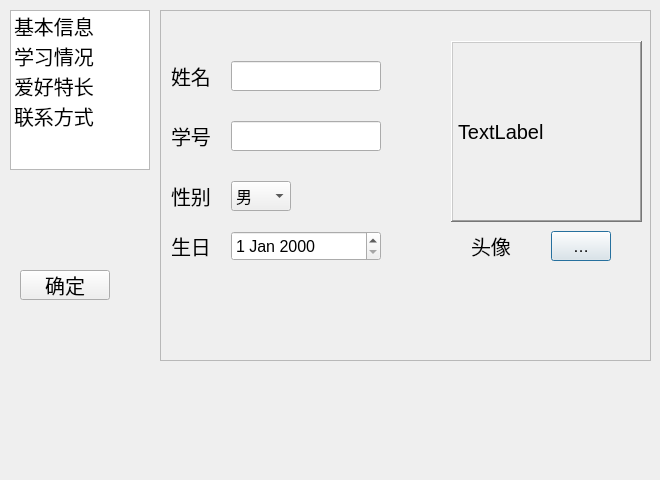
<?xml version="1.0" encoding="UTF-8"?>
<ui version="4.0">
 <class>My_Ui</class>
 <widget class="QDialog" name="My_Ui">
  <property name="geometry">
   <rect>
    <x>0</x>
    <y>0</y>
    <width>660</width>
    <height>480</height>
   </rect>
  </property>
  <property name="windowTitle">
   <string>My_Ui</string>
  </property>
  <widget class="QListWidget" name="listWidget">
   <property name="geometry">
    <rect>
     <x>10</x>
     <y>10</y>
     <width>140</width>
     <height>160</height>
    </rect>
   </property>
   <property name="font">
    <font>
     <family>Arial</family>
     <pointsize>15</pointsize>
    </font>
   </property>
   <item>
    <property name="text">
     <string>基本信息</string>
    </property>
   </item>
   <item>
    <property name="text">
     <string>学习情况</string>
    </property>
   </item>
   <item>
    <property name="text">
     <string>爱好特长</string>
    </property>
   </item>
   <item>
    <property name="text">
     <string>联系方式</string>
    </property>
   </item>
  </widget>
  <widget class="QStackedWidget" name="stackedWidget">
   <property name="geometry">
    <rect>
     <x>160</x>
     <y>10</y>
     <width>491</width>
     <height>351</height>
    </rect>
   </property>
   <property name="font">
    <font>
     <pointsize>15</pointsize>
    </font>
   </property>
   <property name="frameShape">
    <enum>QFrame::StyledPanel</enum>
   </property>
   <property name="frameShadow">
    <enum>QFrame::Sunken</enum>
   </property>
   <property name="lineWidth">
    <number>20</number>
   </property>
   <property name="midLineWidth">
    <number>27</number>
   </property>
   <property name="currentIndex">
    <number>0</number>
   </property>
   <widget class="QWidget" name="page">
    <widget class="QLabel" name="label_name">
     <property name="geometry">
      <rect>
       <x>10</x>
       <y>40</y>
       <width>60</width>
       <height>50</height>
      </rect>
     </property>
     <property name="font">
      <font>
       <pointsize>15</pointsize>
      </font>
     </property>
     <property name="text">
      <string>姓名</string>
     </property>
     <property name="buddy">
      <cstring>lineEdit_name</cstring>
     </property>
    </widget>
    <widget class="QLabel" name="label_number">
     <property name="geometry">
      <rect>
       <x>10</x>
       <y>100</y>
       <width>60</width>
       <height>50</height>
      </rect>
     </property>
     <property name="font">
      <font>
       <pointsize>15</pointsize>
      </font>
     </property>
     <property name="text">
      <string>学号</string>
     </property>
     <property name="buddy">
      <cstring>lineEdit_number</cstring>
     </property>
    </widget>
    <widget class="QLabel" name="label_gender">
     <property name="geometry">
      <rect>
       <x>10</x>
       <y>160</y>
       <width>60</width>
       <height>50</height>
      </rect>
     </property>
     <property name="font">
      <font>
       <pointsize>15</pointsize>
      </font>
     </property>
     <property name="text">
      <string>性别</string>
     </property>
     <property name="buddy">
      <cstring>comboBox_gender</cstring>
     </property>
    </widget>
    <widget class="QLabel" name="label_birthday">
     <property name="geometry">
      <rect>
       <x>10</x>
       <y>210</y>
       <width>60</width>
       <height>50</height>
      </rect>
     </property>
     <property name="font">
      <font>
       <pointsize>15</pointsize>
      </font>
     </property>
     <property name="text">
      <string>生日</string>
     </property>
    </widget>
    <widget class="QLabel" name="label_hp">
     <property name="geometry">
      <rect>
       <x>310</x>
       <y>210</y>
       <width>60</width>
       <height>50</height>
      </rect>
     </property>
     <property name="font">
      <font>
       <pointsize>15</pointsize>
      </font>
     </property>
     <property name="text">
      <string>头像</string>
     </property>
    </widget>
    <widget class="QLineEdit" name="lineEdit_name">
     <property name="geometry">
      <rect>
       <x>70</x>
       <y>50</y>
       <width>150</width>
       <height>30</height>
      </rect>
     </property>
     <property name="font">
      <font>
       <pointsize>12</pointsize>
      </font>
     </property>
    </widget>
    <widget class="QLineEdit" name="lineEdit_number">
     <property name="geometry">
      <rect>
       <x>70</x>
       <y>110</y>
       <width>150</width>
       <height>30</height>
      </rect>
     </property>
     <property name="font">
      <font>
       <pointsize>12</pointsize>
      </font>
     </property>
    </widget>
    <widget class="QComboBox" name="comboBox_gender">
     <property name="geometry">
      <rect>
       <x>70</x>
       <y>170</y>
       <width>60</width>
       <height>30</height>
      </rect>
     </property>
     <property name="font">
      <font>
       <pointsize>12</pointsize>
      </font>
     </property>
     <item>
      <property name="text">
       <string>男</string>
      </property>
     </item>
     <item>
      <property name="text">
       <string>女</string>
      </property>
     </item>
    </widget>
    <widget class="QDateEdit" name="dateEdit_birthday">
     <property name="geometry">
      <rect>
       <x>70</x>
       <y>220</y>
       <width>150</width>
       <height>30</height>
      </rect>
     </property>
     <property name="font">
      <font>
       <pointsize>12</pointsize>
      </font>
     </property>
    </widget>
    <widget class="QPushButton" name="pushButton_photo">
     <property name="geometry">
      <rect>
       <x>390</x>
       <y>220</y>
       <width>60</width>
       <height>30</height>
      </rect>
     </property>
     <property name="font">
      <font>
       <pointsize>12</pointsize>
      </font>
     </property>
     <property name="text">
      <string>…</string>
     </property>
    </widget>
    <widget class="QLabel" name="label_picture">
     <property name="geometry">
      <rect>
       <x>290</x>
       <y>30</y>
       <width>191</width>
       <height>181</height>
      </rect>
     </property>
     <property name="frameShape">
      <enum>QFrame::WinPanel</enum>
     </property>
     <property name="frameShadow">
      <enum>QFrame::Raised</enum>
     </property>
     <property name="lineWidth">
      <number>40</number>
     </property>
     <property name="midLineWidth">
      <number>40</number>
     </property>
     <property name="text">
      <string>TextLabel</string>
     </property>
    </widget>
   </widget>
   <widget class="QWidget" name="page_2">
    <widget class="QLabel" name="label">
     <property name="geometry">
      <rect>
       <x>30</x>
       <y>30</y>
       <width>110</width>
       <height>50</height>
      </rect>
     </property>
     <property name="text">
      <string>专业</string>
     </property>
     <property name="buddy">
      <cstring>lineEdit_major</cstring>
     </property>
    </widget>
    <widget class="QLabel" name="label_2">
     <property name="geometry">
      <rect>
       <x>10</x>
       <y>100</y>
       <width>110</width>
       <height>50</height>
      </rect>
     </property>
     <property name="text">
      <string>入学时间</string>
     </property>
     <property name="buddy">
      <cstring>lineEdit_time</cstring>
     </property>
    </widget>
    <widget class="QLabel" name="label_4">
     <property name="geometry">
      <rect>
       <x>40</x>
       <y>210</y>
       <width>110</width>
       <height>50</height>
      </rect>
     </property>
     <property name="text">
      <string>学制</string>
     </property>
    </widget>
    <widget class="QLabel" name="label_3">
     <property name="geometry">
      <rect>
       <x>40</x>
       <y>160</y>
       <width>110</width>
       <height>50</height>
      </rect>
     </property>
     <property name="text">
      <string>学历</string>
     </property>
     <property name="buddy">
      <cstring>radioButton_3</cstring>
     </property>
    </widget>
    <widget class="QLineEdit" name="lineEdit_major">
     <property name="geometry">
      <rect>
       <x>130</x>
       <y>40</y>
       <width>150</width>
       <height>30</height>
      </rect>
     </property>
     <property name="font">
      <font>
       <pointsize>12</pointsize>
      </font>
     </property>
    </widget>
    <widget class="QLineEdit" name="lineEdit_time">
     <property name="geometry">
      <rect>
       <x>130</x>
       <y>110</y>
       <width>150</width>
       <height>30</height>
      </rect>
     </property>
     <property name="font">
      <font>
       <pointsize>12</pointsize>
      </font>
     </property>
     <property name="inputMask">
      <string>9999年99月99日</string>
     </property>
    </widget>
    <widget class="QGroupBox" name="groupBox">
     <property name="geometry">
      <rect>
       <x>120</x>
       <y>150</y>
       <width>221</width>
       <height>61</height>
      </rect>
     </property>
     <property name="title">
      <string/>
     </property>
     <widget class="QRadioButton" name="radioButton_3">
      <property name="geometry">
       <rect>
        <x>20</x>
        <y>20</y>
        <width>150</width>
        <height>30</height>
       </rect>
      </property>
      <property name="text">
       <string>专科</string>
      </property>
     </widget>
     <widget class="QRadioButton" name="radioButton_4">
      <property name="geometry">
       <rect>
        <x>130</x>
        <y>20</y>
        <width>150</width>
        <height>30</height>
       </rect>
      </property>
      <property name="text">
       <string>本科</string>
      </property>
     </widget>
    </widget>
    <widget class="QSpinBox" name="spinBox_year">
     <property name="geometry">
      <rect>
       <x>130</x>
       <y>220</y>
       <width>50</width>
       <height>30</height>
      </rect>
     </property>
     <property name="wrapping">
      <bool>false</bool>
     </property>
     <property name="frame">
      <bool>true</bool>
     </property>
     <property name="buttonSymbols">
      <enum>QAbstractSpinBox::UpDownArrows</enum>
     </property>
     <property name="accelerated">
      <bool>false</bool>
     </property>
     <property name="correctionMode">
      <enum>QAbstractSpinBox::CorrectToPreviousValue</enum>
     </property>
     <property name="keyboardTracking">
      <bool>true</bool>
     </property>
     <property name="suffix">
      <string>年</string>
     </property>
     <property name="minimum">
      <number>2</number>
     </property>
     <property name="maximum">
      <number>5</number>
     </property>
     <property name="stepType">
      <enum>QAbstractSpinBox::DefaultStepType</enum>
     </property>
     <property name="value">
      <number>2</number>
     </property>
    </widget>
    <widget class="QSlider" name="Slider">
     <property name="geometry">
      <rect>
       <x>110</x>
       <y>260</y>
       <width>160</width>
       <height>22</height>
      </rect>
     </property>
     <property name="minimum">
      <number>2</number>
     </property>
     <property name="maximum">
      <number>5</number>
     </property>
     <property name="orientation">
      <enum>Qt::Horizontal</enum>
     </property>
    </widget>
   </widget>
   <widget class="QWidget" name="page_3">
    <widget class="QCheckBox" name="checkBox_all">
     <property name="geometry">
      <rect>
       <x>180</x>
       <y>260</y>
       <width>150</width>
       <height>30</height>
      </rect>
     </property>
     <property name="text">
      <string>全选</string>
     </property>
    </widget>
    <widget class="QGroupBox" name="groupBox_2">
     <property name="geometry">
      <rect>
       <x>40</x>
       <y>30</y>
       <width>401</width>
       <height>211</height>
      </rect>
     </property>
     <property name="title">
      <string/>
     </property>
     <property name="flat">
      <bool>false</bool>
     </property>
     <property name="checkable">
      <bool>false</bool>
     </property>
     <property name="checked">
      <bool>false</bool>
     </property>
     <widget class="QCheckBox" name="checkBox_ball">
      <property name="geometry">
       <rect>
        <x>231</x>
        <y>113</y>
        <width>77</width>
        <height>29</height>
       </rect>
      </property>
      <property name="text">
       <string>足球</string>
      </property>
     </widget>
     <widget class="QCheckBox" name="checkBox_cartoon">
      <property name="geometry">
       <rect>
        <x>231</x>
        <y>67</y>
        <width>77</width>
        <height>29</height>
       </rect>
      </property>
      <property name="text">
       <string>动漫</string>
      </property>
     </widget>
     <widget class="QCheckBox" name="checkBox_photo">
      <property name="geometry">
       <rect>
        <x>231</x>
        <y>159</y>
        <width>77</width>
        <height>29</height>
       </rect>
      </property>
      <property name="text">
       <string>摄影</string>
      </property>
     </widget>
     <widget class="QCheckBox" name="checkBox_painting">
      <property name="geometry">
       <rect>
        <x>231</x>
        <y>21</y>
        <width>77</width>
        <height>29</height>
       </rect>
      </property>
      <property name="text">
       <string>绘画</string>
      </property>
     </widget>
     <widget class="QCheckBox" name="checkBox_game">
      <property name="geometry">
       <rect>
        <x>21</x>
        <y>113</y>
        <width>127</width>
        <height>29</height>
       </rect>
      </property>
      <property name="text">
       <string>网络游戏</string>
      </property>
     </widget>
     <widget class="QCheckBox" name="checkBox_film">
      <property name="geometry">
       <rect>
        <x>21</x>
        <y>159</y>
        <width>102</width>
        <height>29</height>
       </rect>
      </property>
      <property name="text">
       <string>看电影</string>
      </property>
     </widget>
     <widget class="QCheckBox" name="checkBox_travel">
      <property name="geometry">
       <rect>
        <x>21</x>
        <y>21</y>
        <width>77</width>
        <height>29</height>
       </rect>
      </property>
      <property name="text">
       <string>旅游</string>
      </property>
     </widget>
     <widget class="QCheckBox" name="checkBox_book">
      <property name="geometry">
       <rect>
        <x>21</x>
        <y>67</y>
        <width>77</width>
        <height>29</height>
       </rect>
      </property>
      <property name="text">
       <string>看书</string>
      </property>
     </widget>
    </widget>
   </widget>
   <widget class="QWidget" name="page_4">
    <widget class="QLabel" name="label_5">
     <property name="geometry">
      <rect>
       <x>50</x>
       <y>60</y>
       <width>150</width>
       <height>30</height>
      </rect>
     </property>
     <property name="text">
      <string>电子邮箱</string>
     </property>
     <property name="buddy">
      <cstring>lineEdit_email</cstring>
     </property>
    </widget>
    <widget class="QLabel" name="label_6">
     <property name="geometry">
      <rect>
       <x>50</x>
       <y>130</y>
       <width>150</width>
       <height>30</height>
      </rect>
     </property>
     <property name="text">
      <string>联系电话</string>
     </property>
     <property name="buddy">
      <cstring>lineEdit_phone</cstring>
     </property>
    </widget>
    <widget class="QLineEdit" name="lineEdit_email">
     <property name="geometry">
      <rect>
       <x>170</x>
       <y>60</y>
       <width>150</width>
       <height>30</height>
      </rect>
     </property>
     <property name="font">
      <font>
       <pointsize>12</pointsize>
      </font>
     </property>
    </widget>
    <widget class="QLineEdit" name="lineEdit_phone">
     <property name="geometry">
      <rect>
       <x>170</x>
       <y>130</y>
       <width>150</width>
       <height>30</height>
      </rect>
     </property>
     <property name="font">
      <font>
       <pointsize>12</pointsize>
      </font>
     </property>
    </widget>
   </widget>
  </widget>
  <widget class="QPushButton" name="pushButton">
   <property name="geometry">
    <rect>
     <x>20</x>
     <y>270</y>
     <width>90</width>
     <height>30</height>
    </rect>
   </property>
   <property name="font">
    <font>
     <pointsize>15</pointsize>
    </font>
   </property>
   <property name="text">
    <string>确定</string>
   </property>
  </widget>
 </widget>
 <layoutdefault spacing="6" margin="11"/>
 <resources/>
 <connections>
  <connection>
   <sender>listWidget</sender>
   <signal>currentRowChanged(int)</signal>
   <receiver>stackedWidget</receiver>
   <slot>setCurrentIndex(int)</slot>
   <hints>
    <hint type="sourcelabel">
     <x>125</x>
     <y>151</y>
    </hint>
    <hint type="destinationlabel">
     <x>188</x>
     <y>243</y>
    </hint>
   </hints>
  </connection>
  <connection>
   <sender>Slider</sender>
   <signal>sliderMoved(int)</signal>
   <receiver>spinBox_year</receiver>
   <slot>setValue(int)</slot>
   <hints>
    <hint type="sourcelabel">
     <x>341</x>
     <y>277</y>
    </hint>
    <hint type="destinationlabel">
     <x>327</x>
     <y>246</y>
    </hint>
   </hints>
  </connection>
 </connections>
</ui>
